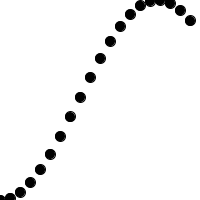
Frame 1 (no input)
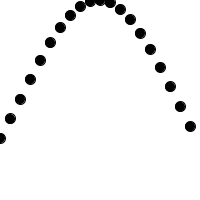
Frame 60 (the mouse pressed at the canvas centre just before this capture)
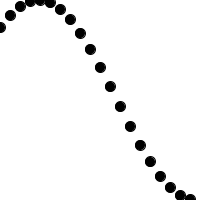
Frame 120 (the mouse held since frame 60 and released just before this capture)

The Processing sketch that drew these frames (run headless with seeded random() and noise(); from frame 60 on, the mouse is pressed at the canvas centre):

// Processing sketch: processing_157599
// ── processing_157599.pde

//learning processing example
float angle = 0;

void setup()
{
    size(200, 200);
    fill(0);
}

void draw()
{
    background(255);
    
    float yangle = angle;
    for(int i = 0; i < 20; i ++)
    {
        
        ellipse(i * 10, height/2 + cos(yangle) * height/2, 10, 10); 
        
        yangle += 0.2;
    }
    
    angle += 0.02;
}
